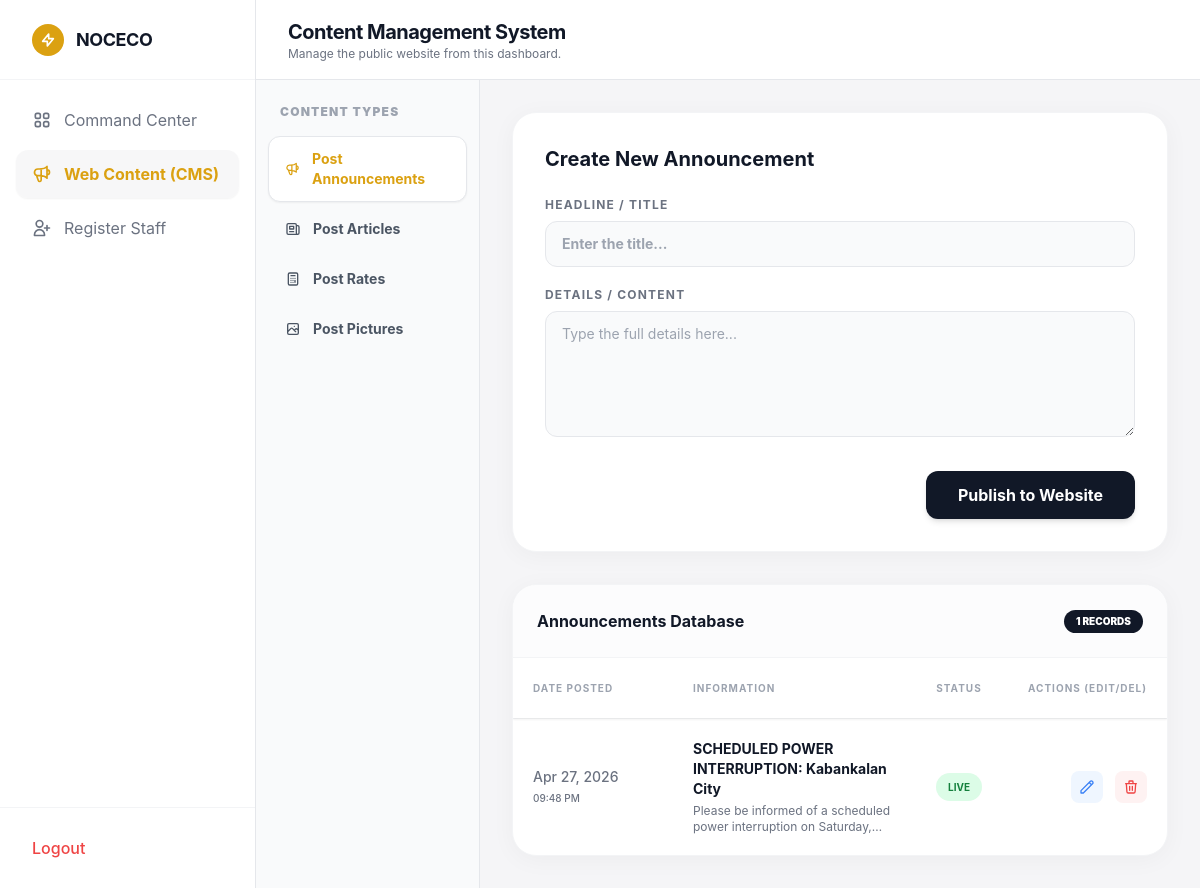
The page /admin/announcements.php (signed in) on the database its author committed.
### tables this page shows
CREATE TABLE `website_content` (
  `id` int(11) NOT NULL,
  `type` varchar(50) NOT NULL COMMENT 'Announcement, Rate, Blog, News, Interruption',
  `title` varchar(255) NOT NULL,
  `content` text NOT NULL,
  `image_url` varchar(255) DEFAULT NULL,
  `status` varchar(20) DEFAULT 'Active' COMMENT 'Active, Inactive',
  `created_at` datetime NOT NULL DEFAULT current_timestamp()
);

### admin/announcements.php (the view, shortened to what this page needs)
<?php
require_once '../db/dbcon.php';
$activeTab = $_GET['tab'] ?? 'Announcements';
$stmtAll = $pdo->prepare("SELECT * FROM website_content WHERE type = ? ORDER BY created_at DESC");
$stmtAll->execute([$activeTab]);
$contents = $stmtAll->fetchAll();
?>
<!DOCTYPE html>
<html lang="en">
<head>
    <script src="https://cdn.tailwindcss.com"></script>
</head>
<body class="bg-noceco-bg text-gray-900 flex h-screen overflow-hidden">
    <aside class="w-64 bg-white border-r border-gray-200 flex flex-col justify-between hidden md:flex z-30 shrink-0">
        <div>
            <div class="h-20 flex items-center px-8 border-b border-gray-100">
                <div class="w-8 h-8 rounded-full bg-noceco-mustard flex items-center justify-center mr-3 shadow-apple-sm">
                    <svg class="w-4 h-4 text-white" fill="none" stroke="currentColor" viewBox="0 0 24 24"><path stroke-linecap="round" stroke-linejoin="round" stroke-width="2.5" d="M13 10V3L4 14h7v7l9-11h-7z"></path></svg>
                </div>
                <span class="font-bold text-lg tracking-tight">NOCECO</span>
            </div>
            <nav class="p-4 space-y-1.5">
                <a href="admin-dashboard.php" class="flex items-center px-4 py-3 text-gray-500 hover:bg-gray-50 rounded-xl transition-colors">
                    Command Center
                </a>
                <a href="announcements.php" class="flex items-center px-4 py-3 bg-noceco-bg/80 text-noceco-mustard font-bold rounded-xl shadow-sm">
                    Web Content (CMS)
                </a>
                <a href="register-admin.php" class="flex items-center px-4 py-3 text-gray-500 hover:bg-gray-50 rounded-xl transition-colors">
                    <svg class="w-5 h-5 mr-3" fill="none" stroke="currentColor" viewBox="0 0 24 24"><path stroke-linecap="round" stroke-linejoin="round" stroke-width="2" d="M18 9v3m0 0v3m0-3h3m-3 0h-3m-2-5a4 4 0 11-8 0 4 4 0 018 0zM3 20a6 6 0 0112 0v1H3v-1z"></path></svg>
                    Register Staff
                </a>
            </nav>
        </div>
        <div class="p-4 border-t border-gray-100">
            <a href="../logout.php" class="flex items-center px-4 py-3 text-red-500 hover:bg-red-50 rounded-xl font-medium">Logout</a>
        </div>
    </aside>
    <div class="flex-1 flex flex-col h-screen overflow-hidden">
        <header class="h-20 bg-white border-b border-gray-200 flex items-center justify-between px-8 shrink-0 z-20">
            <div>
                <h2 class="text-xl font-bold tracking-tight">Content Management System</h2>
                <p class="text-xs text-gray-500">Manage the public website from this dashboard.</p>
            </div>
        </header>
        <div class="flex-1 flex overflow-hidden">
            <div class="w-56 bg-gray-50 border-r border-gray-200 overflow-y-auto py-6 shrink-0">
                <div class="px-6 mb-4"><h3 class="text-xs font-black text-gray-400 uppercase tracking-widest">Content Types</h3></div>
                <nav class="space-y-1 px-3">
                    <?php
                    $tabs = [
                        'Announcements' => ['icon' => 'M11 5.882V19.24a1.76 1.76 0 01-3.417.592l-2.147-6.15M18 13a3 3 0 100-6M5.436 13.683A4.001 4.001 0 017 6h1.832c4.1 0 7.625-1.234 9.168-3v14c-1.543-1.766-5.067-3-9.168-3H7a3.988 3.988 0 01-1.564-.317z'],
                        'Articles' => ['icon' => 'M19 20H5a2 2 0 01-2-2V6a2 2 0 012-2h10a2 2 0 012 2v1m2 13a2 2 0 01-2-2V7m2 13a2 2 0 002-2V9a2 2 0 00-2-2h-2m-4-3H9M7 16h6M7 8h6v4H7V8z'],
                        'Rates' => ['icon' => 'M9 7h6m0 10v-3m-3 3h.01M9 17h.01M9 14h.01M12 14h.01M15 11h.01M12 11h.01M9 11h.01M7 21h10a2 2 0 002-2V5a2 2 0 00-2-2H7a2 2 0 00-2 2v14a2 2 0 002 2z'],
                        'Pictures' => ['icon' => 'M4 16l4.586-4.586a2 2 0 012.828 0L16 16m-2-2l1.586-1.586a2 2 0 012.828 0L20 14m-6-6h.01M6 20h12a2 2 0 002-2V6a2 2 0 00-2-2H6a2 2 0 00-2 2v12a2 2 0 002 2z']
                    ];
                    foreach($tabs as $tabName => $data):
                        $isActive = ($activeTab === $tabName);
                        $bgClass = $isActive ? 'bg-white shadow-sm border border-gray-200 text-noceco-mustard' : 'text-gray-600 hover:bg-gray-100 border border-transparent';
                    ?>
                        <a href="announcements.php?tab=<?php echo $tabName; ?>" class="flex items-center px-4 py-3 rounded-xl font-bold text-sm transition-all <?php echo $bgClass; ?>">
                            <svg class="w-4 h-4 mr-3" fill="none" stroke="currentColor" viewBox="0 0 24 24"><path stroke-linecap="round" stroke-linejoin="round" stroke-width="2" d="<?php echo $data['icon']; ?>"></path></svg>
                            Post <?php echo $tabName; ?>
                        </a>
                    <?php endforeach; ?>
                </nav>
            </div>
            <div class="flex-1 overflow-y-auto p-8 custom-scrollbar bg-noceco-bg">
                <div class="bg-white rounded-[24px] shadow-apple border border-gray-100 p-8 mb-8 relative">
                    <div class="flex justify-between items-center mb-6">
                        <h3 class="text-xl font-bold text-gray-900" id="formTitle">Create New <?php echo rtrim($activeTab, 's'); ?></h3>
                    </div>
                    <form action="announcements.php" method="POST" enctype="multipart/form-data" class="space-y-5" id="cmsForm">
                        <div>
                            <label class="block text-xs font-bold text-gray-500 uppercase tracking-widest mb-2">Headline / Title</label>
                            <input type="text" name="title" id="formHeadline" required placeholder="Enter the title..."
                                class="w-full px-4 py-3 bg-gray-50 border border-gray-200 rounded-xl focus:ring-2 focus:ring-noceco-mustard outline-none transition-all text-sm font-bold">
                        </div>
                        <?php if($activeTab !== 'Pictures'): ?>
                        <div>
                            <label class="block text-xs font-bold text-gray-500 uppercase tracking-widest mb-2">Details / Content</label>
                            <textarea name="content" id="formDetails" required rows="5" placeholder="Type the full details here..."
                                class="w-full px-4 py-3 bg-gray-50 border border-gray-200 rounded-xl focus:ring-2 focus:ring-noceco-mustard outline-none transition-all text-sm"></textarea>
                        </div>
                        <?php endif; ?>
                        <div class="flex justify-end pt-2">
                            <button type="submit" id="btnSubmit" class="bg-gray-900 hover:bg-black text-white font-bold py-3 px-8 rounded-xl shadow-md transition-all">
                                Publish to Website
                            </button>
                        </div>
                    </form>
                </div>
                <section class="bg-white rounded-[24px] shadow-apple border border-gray-100 overflow-hidden">
                    <div class="p-6 border-b border-gray-100 bg-gray-50/50 flex justify-between items-center">
                        <h3 class="font-bold text-gray-900"><?php echo $activeTab; ?> Database</h3>
                        <span class="text-[10px] font-black bg-gray-900 text-white px-3 py-1 rounded-full uppercase"><?php echo count($contents); ?> Records</span>
                    </div>
                    <div class="overflow-x-auto max-h-[500px] overflow-y-auto custom-scrollbar">
                        <table class="w-full text-left text-sm">
                            <thead class="bg-white sticky top-0 border-b border-gray-100 shadow-sm z-10">
                                <tr class="text-[10px] text-gray-400 uppercase tracking-widest">
                                    <th class="p-5 w-40">Date Posted</th>
                                    <th class="p-5">Information</th>
                                    <th class="p-5 text-center w-24">Status</th>
                                    <th class="p-5 text-right w-40">Actions (Edit/Del)</th>
                                </tr>
                            </thead>
                            <tbody class="divide-y divide-gray-100">
                                <?php if(empty($contents)): ?>
                                    <tr><td colspan="4" class="p-10 text-center text-gray-400 italic">No <?php echo strtolower($activeTab); ?> found.</td></tr>
                                <?php else: foreach($contents as $c): ?>
                                <tr class="hover:bg-gray-50/80 transition-colors">
                                    <td class="p-5 text-gray-500 font-medium">
                                        <?php echo date('M d, Y', strtotime($c['created_at'])); ?><br>
                                        <span class="text-[10px]"><?php echo date('h:i A', strtotime($c['created_at'])); ?></span>
                                    </td>
                                    <td class="p-5">
                                        <p class="font-bold text-gray-900 mb-1"><?php echo htmlspecialchars($c['title']); ?></p>
                                        <?php if($activeTab !== 'Pictures'): ?>
                                            <p class="text-xs text-gray-500 line-clamp-2"><?php echo htmlspecialchars($c['content']); ?></p>
                                        <?php elseif(!empty($c['image_url'])): ?>
                                            <img src="../<?php echo $c['image_url']; ?>" alt="img" class="h-12 w-auto rounded border shadow-sm">
                                        <?php endif; ?>
                                    </td>
                                    <td class="p-5 text-center">
                                        <form action="announcements.php?tab=<?php echo $activeTab; ?>" method="POST">
                                            <button type="submit" class="px-3 py-1 rounded-full text-[10px] font-bold transition-all <?php echo $c['status'] === 'Active' ? 'bg-green-100 text-green-700 hover:bg-green-200' : 'bg-gray-200 text-gray-500 hover:bg-gray-300'; ?>">
                                                <?php echo $c['status'] === 'Active' ? 'LIVE' : 'HIDDEN'; ?>
                                            </button>
                                        </form>
                                    </td>
                                    <td class="p-5 text-right space-x-2">
                                        <button onclick="editContent('<?php echo $c['id']; ?>', '<?php echo addslashes($c['title']); ?>', '<?php echo addslashes($c['content']); ?>', '<?php echo $c['image_url']; ?>')"
                                                class="text-blue-500 hover:text-blue-700 bg-blue-50 hover:bg-blue-100 p-2 rounded-lg transition-colors inline-block">
                                            <svg class="w-4 h-4" fill="none" stroke="currentColor" viewBox="0 0 24 24"><path stroke-linecap="round" stroke-linejoin="round" stroke-width="2" d="M15.232 5.232l3.536 3.536m-2.036-5.036a2.5 2.5 0 113.536 3.536L6.5 21.036H3v-3.572L16.732 3.732z"></path></svg>
                                        </button>
                                        <form action="announcements.php?tab=<?php echo $activeTab; ?>" method="POST" class="inline" onsubmit="return confirm('Permanently delete this?');">
                                            <button type="submit" class="text-red-500 hover:text-red-700 bg-red-50 hover:bg-red-100 p-2 rounded-lg transition-colors">
                                                <svg class="w-4 h-4" fill="none" stroke="currentColor" viewBox="0 0 24 24"><path stroke-linecap="round" stroke-linejoin="round" stroke-width="2" d="M19 7l-.867 12.142A2 2 0 0116.138 21H7.862a2 2 0 01-1.995-1.858L5 7m5 4v6m4-6v6m1-10V4a1 1 0 00-1-1h-4a1 1 0 00-1 1v3M4 7h16"></path></svg>
                                            </button>
                                        </form>
                                    </td>
                                </tr>
                                <?php endforeach; endif; ?>
                            </tbody>
                        </table>
                    </div>
                </section>
            </div>
        </div>
    </div>
</body>
</html>

### rows shown on the page
website_content: created_at "Apr 27, 2026", created_at "09:48 PM", title "SCHEDULED POWER INTERRUPTION: Kabankalan City", content "Please be informed of a scheduled power interruption on…", status "LIVE"

### other values the page prints
$tabName "Announcements"
$tabName "Articles"
$tabName "Rates"
$tabName "Pictures"
rtrim($activeTab, 's') "Announcement"
$activeTab "Announcements"
count($contents) "1"
